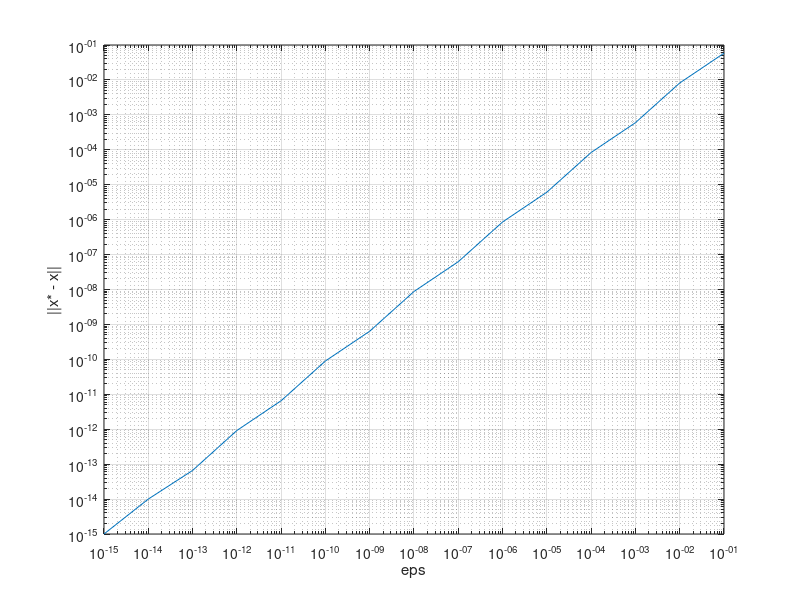
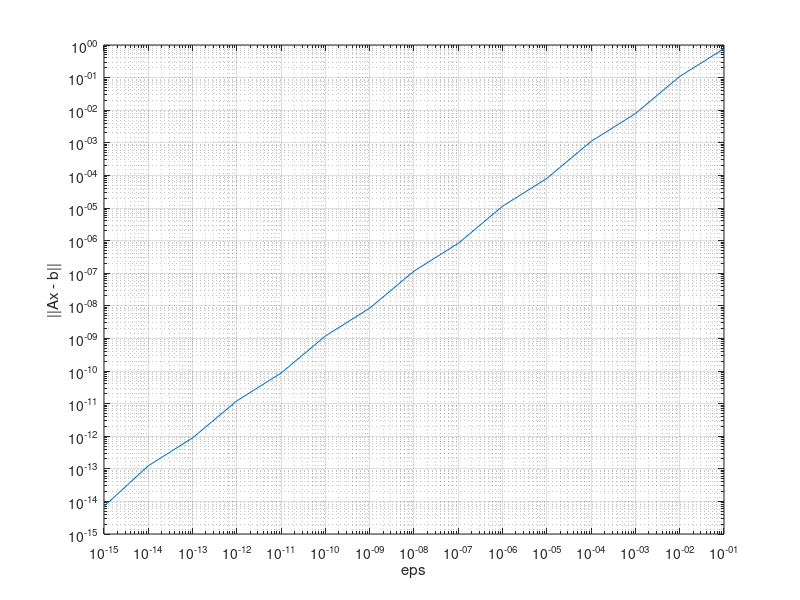
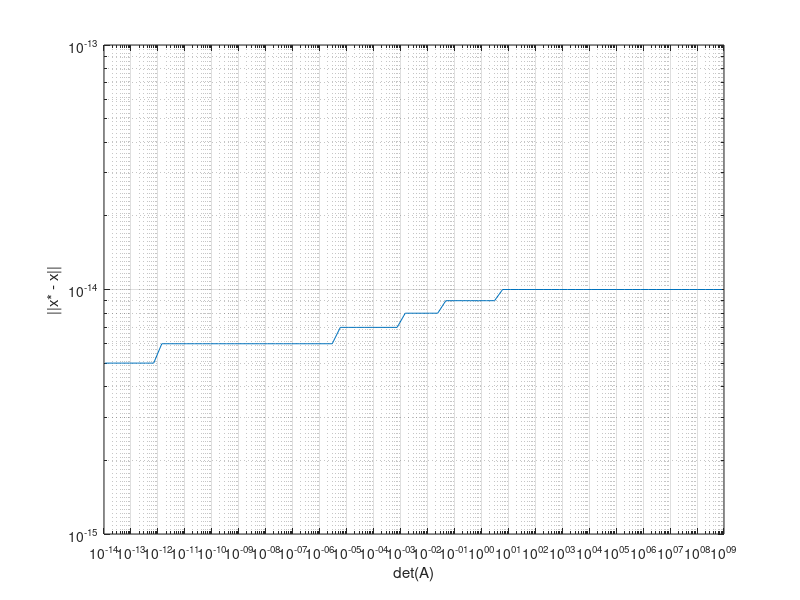
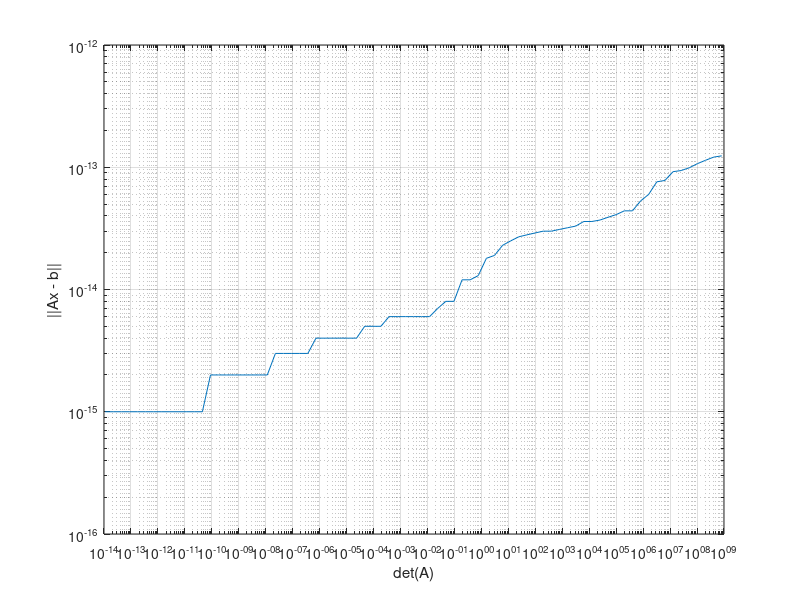

The MATLAB script that drew these images, in order:
figure
A = load('Dependings1.txt');
A = sort(A);
d2 = A(:, 1);
d1 = A(:, 2);
loglog(d1, d2)
grid on
xlabel('eps')
ylabel('||x* - x||')

figure
A = load('Dependings2.txt');
A = sort(A);
d2 = A(:, 1);
d1 = A(:, 2);
loglog(d1, d2)
grid on
xlabel('eps')
ylabel('||Ax - b||')

figure
A = load('Dependings3.txt');
A = sort(A);
d2 = A(:, 1);
d1 = A(:, 2);
loglog(d1, d2)
grid on
xlabel('det(A)')
ylabel('||x* - x||')

figure
A = load('Dependings4.txt');
A = sort(A);
d2 = A(:, 1);
d1 = A(:, 2);
loglog(d1, d2)
grid on
xlabel('det(A)')
ylabel('||Ax - b||')

figure
A = load('Dependings5.txt');
A = sort(A);
d2 = A(:, 1);
d1 = A(:, 2);
loglog(d1, d2)
grid on
xlabel('eps')
ylabel('N')

figure
A = load('Dependings6.txt');
A = sort(A);
d2 = A(:, 1);
d1 = A(:, 2);
loglog(d1, d2)
grid on
xlabel('x0')
ylabel('N')

figure
A = load('Dependings7.txt');
A = sort(A);
d2 = A(:, 1);
d1 = A(:, 2);
loglog(d1, d2)
grid on
xlabel('det(A)')
ylabel('N')